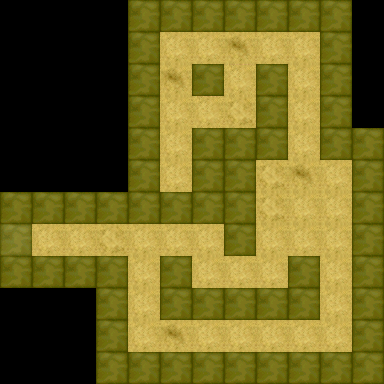

This game map was drawn from its Tiled (.tmx) file and the tilesets committed beside it. A one-line description and the full map source follow:
An orthogonal 12x12 tile map with 32x32 px tiles, 2 tile layers (floor, wall) and 4 objects (2x abyss, playerSpawn, playerExit).

<map version="1.0" orientation="orthogonal" width="12" height="12" tilewidth="32" tileheight="32">
 <tileset firstgid="1" name="tileset" tilewidth="32" tileheight="32">
  <image source="tileset.png" width="224" height="128" />
 </tileset>
 <layer name="floor" width="12" height="12">
  <data>
   <tile gid="0" />
   <tile gid="0" />
   <tile gid="0" />
   <tile gid="0" />
   <tile gid="23" />
   <tile gid="23" />
   <tile gid="8" />
   <tile gid="8" />
   <tile gid="8" />
   <tile gid="8" />
   <tile gid="8" />
   <tile gid="0" />
   <tile gid="0" />
   <tile gid="0" />
   <tile gid="0" />
   <tile gid="0" />
   <tile gid="8" />
   <tile gid="8" />
   <tile gid="8" />
   <tile gid="15" />
   <tile gid="8" />
   <tile gid="8" />
   <tile gid="8" />
   <tile gid="0" />
   <tile gid="0" />
   <tile gid="0" />
   <tile gid="0" />
   <tile gid="0" />
   <tile gid="9" />
   <tile gid="15" />
   <tile gid="23" />
   <tile gid="23" />
   <tile gid="23" />
   <tile gid="8" />
   <tile gid="8" />
   <tile gid="0" />
   <tile gid="0" />
   <tile gid="0" />
   <tile gid="0" />
   <tile gid="0" />
   <tile gid="8" />
   <tile gid="8" />
   <tile gid="23" />
   <tile gid="9" />
   <tile gid="23" />
   <tile gid="8" />
   <tile gid="8" />
   <tile gid="0" />
   <tile gid="0" />
   <tile gid="0" />
   <tile gid="0" />
   <tile gid="0" />
   <tile gid="8" />
   <tile gid="8" />
   <tile gid="8" />
   <tile gid="23" />
   <tile gid="23" />
   <tile gid="8" />
   <tile gid="8" />
   <tile gid="8" />
   <tile gid="0" />
   <tile gid="0" />
   <tile gid="0" />
   <tile gid="0" />
   <tile gid="15" />
   <tile gid="8" />
   <tile gid="8" />
   <tile gid="8" />
   <tile gid="9" />
   <tile gid="15" />
   <tile gid="8" />
   <tile gid="8" />
   <tile gid="0" />
   <tile gid="8" />
   <tile gid="8" />
   <tile gid="9" />
   <tile gid="9" />
   <tile gid="9" />
   <tile gid="8" />
   <tile gid="8" />
   <tile gid="9" />
   <tile gid="8" />
   <tile gid="8" />
   <tile gid="15" />
   <tile gid="0" />
   <tile gid="8" />
   <tile gid="8" />
   <tile gid="9" />
   <tile gid="8" />
   <tile gid="8" />
   <tile gid="8" />
   <tile gid="8" />
   <tile gid="8" />
   <tile gid="8" />
   <tile gid="8" />
   <tile gid="8" />
   <tile gid="0" />
   <tile gid="8" />
   <tile gid="15" />
   <tile gid="9" />
   <tile gid="8" />
   <tile gid="8" />
   <tile gid="8" />
   <tile gid="8" />
   <tile gid="8" />
   <tile gid="8" />
   <tile gid="8" />
   <tile gid="8" />
   <tile gid="0" />
   <tile gid="0" />
   <tile gid="0" />
   <tile gid="8" />
   <tile gid="8" />
   <tile gid="8" />
   <tile gid="8" />
   <tile gid="8" />
   <tile gid="8" />
   <tile gid="15" />
   <tile gid="8" />
   <tile gid="8" />
   <tile gid="0" />
   <tile gid="0" />
   <tile gid="0" />
   <tile gid="8" />
   <tile gid="8" />
   <tile gid="15" />
   <tile gid="8" />
   <tile gid="8" />
   <tile gid="8" />
   <tile gid="8" />
   <tile gid="8" />
   <tile gid="8" />
   <tile gid="0" />
   <tile gid="0" />
   <tile gid="0" />
   <tile gid="8" />
   <tile gid="8" />
   <tile gid="8" />
   <tile gid="8" />
   <tile gid="8" />
   <tile gid="8" />
   <tile gid="8" />
   <tile gid="8" />
   <tile gid="8" />
  </data>
 </layer>
 <layer name="wall" width="12" height="12">
  <data>
   <tile gid="0" />
   <tile gid="0" />
   <tile gid="0" />
   <tile gid="0" />
   <tile gid="5" />
   <tile gid="5" />
   <tile gid="5" />
   <tile gid="5" />
   <tile gid="5" />
   <tile gid="5" />
   <tile gid="5" />
   <tile gid="0" />
   <tile gid="0" />
   <tile gid="0" />
   <tile gid="0" />
   <tile gid="0" />
   <tile gid="5" />
   <tile gid="0" />
   <tile gid="0" />
   <tile gid="0" />
   <tile gid="0" />
   <tile gid="0" />
   <tile gid="5" />
   <tile gid="0" />
   <tile gid="0" />
   <tile gid="0" />
   <tile gid="0" />
   <tile gid="0" />
   <tile gid="5" />
   <tile gid="0" />
   <tile gid="5" />
   <tile gid="0" />
   <tile gid="5" />
   <tile gid="0" />
   <tile gid="5" />
   <tile gid="0" />
   <tile gid="0" />
   <tile gid="0" />
   <tile gid="0" />
   <tile gid="0" />
   <tile gid="5" />
   <tile gid="0" />
   <tile gid="0" />
   <tile gid="0" />
   <tile gid="5" />
   <tile gid="0" />
   <tile gid="5" />
   <tile gid="0" />
   <tile gid="0" />
   <tile gid="0" />
   <tile gid="0" />
   <tile gid="0" />
   <tile gid="5" />
   <tile gid="0" />
   <tile gid="5" />
   <tile gid="5" />
   <tile gid="5" />
   <tile gid="0" />
   <tile gid="5" />
   <tile gid="5" />
   <tile gid="0" />
   <tile gid="0" />
   <tile gid="0" />
   <tile gid="0" />
   <tile gid="5" />
   <tile gid="0" />
   <tile gid="5" />
   <tile gid="5" />
   <tile gid="0" />
   <tile gid="0" />
   <tile gid="0" />
   <tile gid="5" />
   <tile gid="5" />
   <tile gid="5" />
   <tile gid="5" />
   <tile gid="5" />
   <tile gid="5" />
   <tile gid="5" />
   <tile gid="5" />
   <tile gid="5" />
   <tile gid="0" />
   <tile gid="0" />
   <tile gid="0" />
   <tile gid="5" />
   <tile gid="7" />
   <tile gid="0" />
   <tile gid="0" />
   <tile gid="0" />
   <tile gid="0" />
   <tile gid="0" />
   <tile gid="0" />
   <tile gid="5" />
   <tile gid="0" />
   <tile gid="0" />
   <tile gid="0" />
   <tile gid="5" />
   <tile gid="5" />
   <tile gid="5" />
   <tile gid="5" />
   <tile gid="5" />
   <tile gid="0" />
   <tile gid="5" />
   <tile gid="0" />
   <tile gid="0" />
   <tile gid="0" />
   <tile gid="5" />
   <tile gid="0" />
   <tile gid="5" />
   <tile gid="0" />
   <tile gid="0" />
   <tile gid="0" />
   <tile gid="5" />
   <tile gid="0" />
   <tile gid="5" />
   <tile gid="5" />
   <tile gid="5" />
   <tile gid="5" />
   <tile gid="5" />
   <tile gid="0" />
   <tile gid="5" />
   <tile gid="0" />
   <tile gid="0" />
   <tile gid="0" />
   <tile gid="5" />
   <tile gid="0" />
   <tile gid="0" />
   <tile gid="0" />
   <tile gid="0" />
   <tile gid="0" />
   <tile gid="0" />
   <tile gid="0" />
   <tile gid="5" />
   <tile gid="0" />
   <tile gid="0" />
   <tile gid="0" />
   <tile gid="5" />
   <tile gid="5" />
   <tile gid="5" />
   <tile gid="5" />
   <tile gid="5" />
   <tile gid="5" />
   <tile gid="5" />
   <tile gid="5" />
   <tile gid="5" />
  </data>
 </layer>
 <objectgroup name="x" width="12" height="12">
  <object type="abyss" x="164" y="36" width="22" height="56" />
  <object type="abyss" x="293" y="200" width="21" height="50" />
  <object type="playerSpawn" x="163" y="163" width="26" height="26" />
  <object type="playerExit" x="35" y="227" width="26" height="26" />
 </objectgroup>
</map>